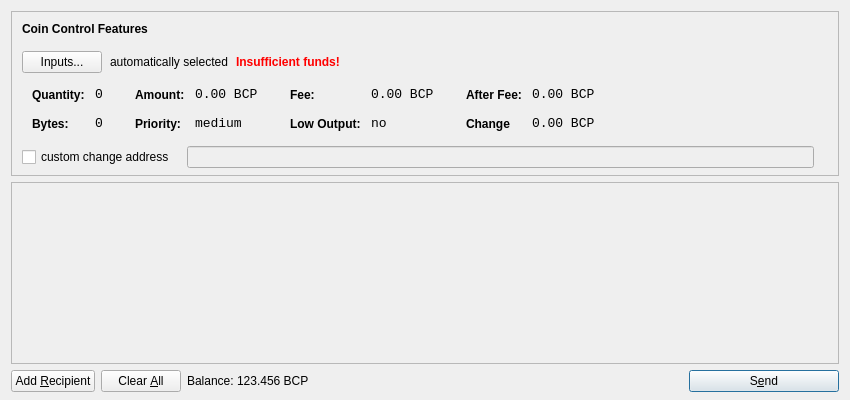
<?xml version="1.0" encoding="UTF-8"?>
<ui version="4.0">
 <class>SendCoinsDialog</class>
 <widget class="QDialog" name="SendCoinsDialog">
  <property name="geometry">
   <rect>
    <x>0</x>
    <y>0</y>
    <width>850</width>
    <height>400</height>
   </rect>
  </property>
  <property name="windowTitle">
   <string>Send Coins</string>
  </property>
  <layout class="QVBoxLayout" name="verticalLayout" stretch="0,1,0">
   <property name="bottomMargin">
    <number>8</number>
   </property>
   <item>
    <widget class="QFrame" name="frameCoinControl">
     <property name="sizePolicy">
      <sizepolicy hsizetype="Expanding" vsizetype="Expanding">
       <horstretch>0</horstretch>
       <verstretch>0</verstretch>
      </sizepolicy>
     </property>
     <property name="maximumSize">
      <size>
       <width>16777215</width>
       <height>16777215</height>
      </size>
     </property>
     <property name="frameShape">
      <enum>QFrame::StyledPanel</enum>
     </property>
     <property name="frameShadow">
      <enum>QFrame::Sunken</enum>
     </property>
     <layout class="QVBoxLayout" name="verticalLayoutCoinControl2">
      <property name="spacing">
       <number>-1</number>
      </property>
      <property name="leftMargin">
       <number>0</number>
      </property>
      <property name="topMargin">
       <number>0</number>
      </property>
      <property name="rightMargin">
       <number>0</number>
      </property>
      <property name="bottomMargin">
       <number>6</number>
      </property>
      <item>
       <layout class="QVBoxLayout" name="verticalLayoutCoinControl" stretch="0,0,0,0,1">
        <property name="spacing">
         <number>0</number>
        </property>
        <property name="leftMargin">
         <number>10</number>
        </property>
        <property name="topMargin">
         <number>10</number>
        </property>
        <item>
         <layout class="QHBoxLayout" name="horizontalLayoutCoinControl1">
          <property name="bottomMargin">
           <number>15</number>
          </property>
          <item>
           <widget class="QLabel" name="labelCoinControlFeatures">
            <property name="sizePolicy">
             <sizepolicy hsizetype="Preferred" vsizetype="Maximum">
              <horstretch>0</horstretch>
              <verstretch>0</verstretch>
             </sizepolicy>
            </property>
            <property name="font">
             <font>
              <weight>75</weight>
              <bold>true</bold>
             </font>
            </property>
            <property name="styleSheet">
             <string notr="true">font-weight:bold;</string>
            </property>
            <property name="text">
             <string>Coin Control Features</string>
            </property>
           </widget>
          </item>
         </layout>
        </item>
        <item>
         <layout class="QHBoxLayout" name="horizontalLayoutCoinControl2" stretch="0,0,0,0">
          <property name="spacing">
           <number>8</number>
          </property>
          <property name="bottomMargin">
           <number>10</number>
          </property>
          <item>
           <widget class="QPushButton" name="pushButtonCoinControl">
            <property name="styleSheet">
             <string notr="true"/>
            </property>
            <property name="text">
             <string>Inputs...</string>
            </property>
           </widget>
          </item>
          <item>
           <widget class="QLabel" name="labelCoinControlAutomaticallySelected">
            <property name="text">
             <string>automatically selected</string>
            </property>
            <property name="margin">
             <number>5</number>
            </property>
           </widget>
          </item>
          <item>
           <widget class="QLabel" name="labelCoinControlInsuffFunds">
            <property name="font">
             <font>
              <weight>75</weight>
              <bold>true</bold>
             </font>
            </property>
            <property name="styleSheet">
             <string notr="true">color:red;font-weight:bold;</string>
            </property>
            <property name="text">
             <string>Insufficient funds!</string>
            </property>
            <property name="margin">
             <number>5</number>
            </property>
           </widget>
          </item>
          <item>
           <spacer name="horizontalSpacerCoinControl">
            <property name="orientation">
             <enum>Qt::Horizontal</enum>
            </property>
            <property name="sizeHint" stdset="0">
             <size>
              <width>40</width>
              <height>1</height>
             </size>
            </property>
           </spacer>
          </item>
         </layout>
        </item>
        <item>
         <widget class="QWidget" name="widgetCoinControl" native="true">
          <property name="sizePolicy">
           <sizepolicy hsizetype="Preferred" vsizetype="Preferred">
            <horstretch>0</horstretch>
            <verstretch>0</verstretch>
           </sizepolicy>
          </property>
          <property name="minimumSize">
           <size>
            <width>0</width>
            <height>0</height>
           </size>
          </property>
          <property name="styleSheet">
           <string notr="true"/>
          </property>
          <layout class="QHBoxLayout" name="horizontalLayoutCoinControl5">
           <property name="margin">
            <number>0</number>
           </property>
           <item>
            <layout class="QHBoxLayout" name="horizontalLayoutCoinControl3" stretch="0,0,0,1">
             <property name="spacing">
              <number>20</number>
             </property>
             <property name="topMargin">
              <number>0</number>
             </property>
             <property name="bottomMargin">
              <number>10</number>
             </property>
             <item>
              <layout class="QFormLayout" name="formLayoutCoinControl1">
               <property name="horizontalSpacing">
                <number>10</number>
               </property>
               <property name="verticalSpacing">
                <number>14</number>
               </property>
               <property name="leftMargin">
                <number>10</number>
               </property>
               <property name="topMargin">
                <number>4</number>
               </property>
               <property name="rightMargin">
                <number>6</number>
               </property>
               <item row="0" column="0">
                <widget class="QLabel" name="labelCoinControlQuantityText">
                 <property name="styleSheet">
                  <string notr="true">font-weight:bold;</string>
                 </property>
                 <property name="text">
                  <string>Quantity:</string>
                 </property>
                 <property name="margin">
                  <number>0</number>
                 </property>
                </widget>
               </item>
               <item row="0" column="1">
                <widget class="QLabel" name="labelCoinControlQuantity">
                 <property name="font">
                  <font>
                   <family>Monospace</family>
                   <pointsize>10</pointsize>
                  </font>
                 </property>
                 <property name="cursor">
                  <cursorShape>IBeamCursor</cursorShape>
                 </property>
                 <property name="contextMenuPolicy">
                  <enum>Qt::ActionsContextMenu</enum>
                 </property>
                 <property name="text">
                  <string>0</string>
                 </property>
                 <property name="margin">
                  <number>0</number>
                 </property>
                 <property name="textInteractionFlags">
                  <set>Qt::LinksAccessibleByMouse|Qt::TextSelectableByKeyboard|Qt::TextSelectableByMouse</set>
                 </property>
                </widget>
               </item>
               <item row="1" column="0">
                <widget class="QLabel" name="labelCoinControlBytesText">
                 <property name="styleSheet">
                  <string notr="true">font-weight:bold;</string>
                 </property>
                 <property name="text">
                  <string>Bytes:</string>
                 </property>
                </widget>
               </item>
               <item row="1" column="1">
                <widget class="QLabel" name="labelCoinControlBytes">
                 <property name="font">
                  <font>
                   <family>Monospace</family>
                   <pointsize>10</pointsize>
                  </font>
                 </property>
                 <property name="cursor">
                  <cursorShape>IBeamCursor</cursorShape>
                 </property>
                 <property name="contextMenuPolicy">
                  <enum>Qt::ActionsContextMenu</enum>
                 </property>
                 <property name="text">
                  <string>0</string>
                 </property>
                 <property name="textInteractionFlags">
                  <set>Qt::LinksAccessibleByMouse|Qt::TextSelectableByKeyboard|Qt::TextSelectableByMouse</set>
                 </property>
                </widget>
               </item>
              </layout>
             </item>
             <item>
              <layout class="QFormLayout" name="formLayoutCoinControl2">
               <property name="horizontalSpacing">
                <number>10</number>
               </property>
               <property name="verticalSpacing">
                <number>14</number>
               </property>
               <property name="leftMargin">
                <number>6</number>
               </property>
               <property name="topMargin">
                <number>4</number>
               </property>
               <property name="rightMargin">
                <number>6</number>
               </property>
               <item row="0" column="0">
                <widget class="QLabel" name="labelCoinControlAmountText">
                 <property name="styleSheet">
                  <string notr="true">font-weight:bold;</string>
                 </property>
                 <property name="text">
                  <string>Amount:</string>
                 </property>
                 <property name="margin">
                  <number>0</number>
                 </property>
                </widget>
               </item>
               <item row="0" column="1">
                <widget class="QLabel" name="labelCoinControlAmount">
                 <property name="font">
                  <font>
                   <family>Monospace</family>
                   <pointsize>10</pointsize>
                  </font>
                 </property>
                 <property name="cursor">
                  <cursorShape>IBeamCursor</cursorShape>
                 </property>
                 <property name="contextMenuPolicy">
                  <enum>Qt::ActionsContextMenu</enum>
                 </property>
                 <property name="text">
                  <string>0.00 BCP</string>
                 </property>
                 <property name="textInteractionFlags">
                  <set>Qt::LinksAccessibleByMouse|Qt::TextSelectableByKeyboard|Qt::TextSelectableByMouse</set>
                 </property>
                </widget>
               </item>
               <item row="1" column="0">
                <widget class="QLabel" name="labelCoinControlPriorityText">
                 <property name="styleSheet">
                  <string notr="true">font-weight:bold;</string>
                 </property>
                 <property name="text">
                  <string>Priority:</string>
                 </property>
                </widget>
               </item>
               <item row="1" column="1">
                <widget class="QLabel" name="labelCoinControlPriority">
                 <property name="font">
                  <font>
                   <family>Monospace</family>
                   <pointsize>10</pointsize>
                  </font>
                 </property>
                 <property name="cursor">
                  <cursorShape>IBeamCursor</cursorShape>
                 </property>
                 <property name="contextMenuPolicy">
                  <enum>Qt::ActionsContextMenu</enum>
                 </property>
                 <property name="text">
                  <string>medium</string>
                 </property>
                 <property name="textInteractionFlags">
                  <set>Qt::LinksAccessibleByMouse|Qt::TextSelectableByKeyboard|Qt::TextSelectableByMouse</set>
                 </property>
                </widget>
               </item>
              </layout>
             </item>
             <item>
              <layout class="QFormLayout" name="formLayoutCoinControl3">
               <property name="horizontalSpacing">
                <number>10</number>
               </property>
               <property name="verticalSpacing">
                <number>14</number>
               </property>
               <property name="leftMargin">
                <number>6</number>
               </property>
               <property name="topMargin">
                <number>4</number>
               </property>
               <property name="rightMargin">
                <number>6</number>
               </property>
               <item row="0" column="0">
                <widget class="QLabel" name="labelCoinControlFeeText">
                 <property name="styleSheet">
                  <string notr="true">font-weight:bold;</string>
                 </property>
                 <property name="text">
                  <string>Fee:</string>
                 </property>
                 <property name="margin">
                  <number>0</number>
                 </property>
                </widget>
               </item>
               <item row="0" column="1">
                <widget class="QLabel" name="labelCoinControlFee">
                 <property name="font">
                  <font>
                   <family>Monospace</family>
                   <pointsize>10</pointsize>
                  </font>
                 </property>
                 <property name="cursor">
                  <cursorShape>IBeamCursor</cursorShape>
                 </property>
                 <property name="contextMenuPolicy">
                  <enum>Qt::ActionsContextMenu</enum>
                 </property>
                 <property name="text">
                  <string>0.00 BCP</string>
                 </property>
                 <property name="textInteractionFlags">
                  <set>Qt::LinksAccessibleByMouse|Qt::TextSelectableByKeyboard|Qt::TextSelectableByMouse</set>
                 </property>
                </widget>
               </item>
               <item row="1" column="0">
                <widget class="QLabel" name="labelCoinControlLowOutputText">
                 <property name="styleSheet">
                  <string notr="true">font-weight:bold;</string>
                 </property>
                 <property name="text">
                  <string>Low Output:</string>
                 </property>
                </widget>
               </item>
               <item row="1" column="1">
                <widget class="QLabel" name="labelCoinControlLowOutput">
                 <property name="font">
                  <font>
                   <family>Monospace</family>
                   <pointsize>10</pointsize>
                  </font>
                 </property>
                 <property name="cursor">
                  <cursorShape>IBeamCursor</cursorShape>
                 </property>
                 <property name="contextMenuPolicy">
                  <enum>Qt::ActionsContextMenu</enum>
                 </property>
                 <property name="text">
                  <string>no</string>
                 </property>
                 <property name="textInteractionFlags">
                  <set>Qt::LinksAccessibleByMouse|Qt::TextSelectableByKeyboard|Qt::TextSelectableByMouse</set>
                 </property>
                </widget>
               </item>
              </layout>
             </item>
             <item>
              <layout class="QFormLayout" name="formLayoutCoinControl4">
               <property name="horizontalSpacing">
                <number>10</number>
               </property>
               <property name="verticalSpacing">
                <number>14</number>
               </property>
               <property name="leftMargin">
                <number>6</number>
               </property>
               <property name="topMargin">
                <number>4</number>
               </property>
               <property name="rightMargin">
                <number>6</number>
               </property>
               <item row="0" column="0">
                <widget class="QLabel" name="labelCoinControlAfterFeeText">
                 <property name="styleSheet">
                  <string notr="true">font-weight:bold;</string>
                 </property>
                 <property name="text">
                  <string>After Fee:</string>
                 </property>
                 <property name="margin">
                  <number>0</number>
                 </property>
                </widget>
               </item>
               <item row="0" column="1">
                <widget class="QLabel" name="labelCoinControlAfterFee">
                 <property name="font">
                  <font>
                   <family>Monospace</family>
                   <pointsize>10</pointsize>
                  </font>
                 </property>
                 <property name="cursor">
                  <cursorShape>IBeamCursor</cursorShape>
                 </property>
                 <property name="contextMenuPolicy">
                  <enum>Qt::ActionsContextMenu</enum>
                 </property>
                 <property name="text">
                  <string>0.00 BCP</string>
                 </property>
                 <property name="textInteractionFlags">
                  <set>Qt::LinksAccessibleByMouse|Qt::TextSelectableByKeyboard|Qt::TextSelectableByMouse</set>
                 </property>
                </widget>
               </item>
               <item row="1" column="0">
                <widget class="QLabel" name="labelCoinControlChangeText">
                 <property name="styleSheet">
                  <string notr="true">font-weight:bold;</string>
                 </property>
                 <property name="text">
                  <string>Change</string>
                 </property>
                </widget>
               </item>
               <item row="1" column="1">
                <widget class="QLabel" name="labelCoinControlChange">
                 <property name="font">
                  <font>
                   <family>Monospace</family>
                   <pointsize>10</pointsize>
                  </font>
                 </property>
                 <property name="cursor">
                  <cursorShape>IBeamCursor</cursorShape>
                 </property>
                 <property name="contextMenuPolicy">
                  <enum>Qt::ActionsContextMenu</enum>
                 </property>
                 <property name="text">
                  <string>0.00 BCP</string>
                 </property>
                 <property name="textInteractionFlags">
                  <set>Qt::LinksAccessibleByMouse|Qt::TextSelectableByKeyboard|Qt::TextSelectableByMouse</set>
                 </property>
                </widget>
               </item>
              </layout>
             </item>
            </layout>
           </item>
          </layout>
         </widget>
        </item>
        <item>
         <layout class="QHBoxLayout" name="horizontalLayoutCoinControl4" stretch="0,0,0">
          <property name="spacing">
           <number>12</number>
          </property>
          <property name="sizeConstraint">
           <enum>QLayout::SetDefaultConstraint</enum>
          </property>
          <property name="topMargin">
           <number>5</number>
          </property>
          <property name="rightMargin">
           <number>5</number>
          </property>
          <item>
           <widget class="QCheckBox" name="checkBoxCoinControlChange">
            <property name="text">
             <string>custom change address</string>
            </property>
           </widget>
          </item>
          <item>
           <widget class="QLineEdit" name="lineEditCoinControlChange">
            <property name="enabled">
             <bool>false</bool>
            </property>
            <property name="sizePolicy">
             <sizepolicy hsizetype="Expanding" vsizetype="Fixed">
              <horstretch>0</horstretch>
              <verstretch>0</verstretch>
             </sizepolicy>
            </property>
           </widget>
          </item>
          <item>
           <widget class="QLabel" name="labelCoinControlChangeLabel">
            <property name="sizePolicy">
             <sizepolicy hsizetype="Preferred" vsizetype="Expanding">
              <horstretch>0</horstretch>
              <verstretch>0</verstretch>
             </sizepolicy>
            </property>
            <property name="minimumSize">
             <size>
              <width>0</width>
              <height>0</height>
             </size>
            </property>
            <property name="text">
             <string/>
            </property>
            <property name="margin">
             <number>3</number>
            </property>
           </widget>
          </item>
         </layout>
        </item>
        <item>
         <spacer name="verticalSpacerCoinControl">
          <property name="orientation">
           <enum>Qt::Vertical</enum>
          </property>
          <property name="sizeHint" stdset="0">
           <size>
            <width>800</width>
            <height>1</height>
           </size>
          </property>
         </spacer>
        </item>
       </layout>
      </item>
     </layout>
    </widget>
   </item>
   <item>
    <widget class="QScrollArea" name="scrollArea">
     <property name="widgetResizable">
      <bool>true</bool>
     </property>
     <widget class="QWidget" name="scrollAreaWidgetContents">
      <property name="geometry">
       <rect>
        <x>0</x>
        <y>0</y>
        <width>830</width>
        <height>165</height>
       </rect>
      </property>
      <layout class="QVBoxLayout" name="verticalLayout_2">
       <property name="margin">
        <number>0</number>
       </property>
       <item>
        <layout class="QVBoxLayout" name="entries">
         <property name="spacing">
          <number>6</number>
         </property>
        </layout>
       </item>
       <item>
        <spacer name="verticalSpacer">
         <property name="orientation">
          <enum>Qt::Vertical</enum>
         </property>
         <property name="sizeHint" stdset="0">
          <size>
           <width>20</width>
           <height>40</height>
          </size>
         </property>
        </spacer>
       </item>
      </layout>
     </widget>
    </widget>
   </item>
   <item>
    <layout class="QHBoxLayout" name="horizontalLayout">
     <item>
      <widget class="QPushButton" name="addButton">
       <property name="toolTip">
        <string>Send to multiple recipients at once</string>
       </property>
       <property name="text">
        <string>Add &amp;Recipient</string>
       </property>
       <property name="icon">
        <iconset resource="../bitcoin.qrc">
         <normaloff>:/icons/add</normaloff>:/icons/add</iconset>
       </property>
       <property name="autoDefault">
        <bool>false</bool>
       </property>
      </widget>
     </item>
     <item>
      <widget class="QPushButton" name="clearButton">
       <property name="sizePolicy">
        <sizepolicy hsizetype="Minimum" vsizetype="Fixed">
         <horstretch>0</horstretch>
         <verstretch>0</verstretch>
        </sizepolicy>
       </property>
       <property name="toolTip">
        <string>Remove all transaction fields</string>
       </property>
       <property name="text">
        <string>Clear &amp;All</string>
       </property>
       <property name="icon">
        <iconset resource="../bitcoin.qrc">
         <normaloff>:/icons/remove</normaloff>:/icons/remove</iconset>
       </property>
       <property name="autoRepeatDelay">
        <number>300</number>
       </property>
       <property name="autoDefault">
        <bool>false</bool>
       </property>
      </widget>
     </item>
     <item>
      <layout class="QHBoxLayout" name="horizontalLayout_2">
       <property name="spacing">
        <number>3</number>
       </property>
       <item>
        <widget class="QLabel" name="label">
         <property name="sizePolicy">
          <sizepolicy hsizetype="Preferred" vsizetype="Fixed">
           <horstretch>0</horstretch>
           <verstretch>0</verstretch>
          </sizepolicy>
         </property>
         <property name="text">
          <string>Balance:</string>
         </property>
        </widget>
       </item>
       <item>
        <widget class="QLabel" name="labelBalance">
         <property name="sizePolicy">
          <sizepolicy hsizetype="Preferred" vsizetype="Fixed">
           <horstretch>0</horstretch>
           <verstretch>0</verstretch>
          </sizepolicy>
         </property>
         <property name="cursor">
          <cursorShape>IBeamCursor</cursorShape>
         </property>
         <property name="text">
          <string>123.456 BCP</string>
         </property>
         <property name="textInteractionFlags">
          <set>Qt::LinksAccessibleByMouse|Qt::TextSelectableByKeyboard|Qt::TextSelectableByMouse</set>
         </property>
        </widget>
       </item>
      </layout>
     </item>
     <item>
      <spacer name="horizontalSpacer">
       <property name="orientation">
        <enum>Qt::Horizontal</enum>
       </property>
       <property name="sizeHint" stdset="0">
        <size>
         <width>40</width>
         <height>20</height>
        </size>
       </property>
      </spacer>
     </item>
     <item>
      <widget class="QPushButton" name="sendButton">
       <property name="minimumSize">
        <size>
         <width>150</width>
         <height>0</height>
        </size>
       </property>
       <property name="toolTip">
        <string>Confirm the send action</string>
       </property>
       <property name="text">
        <string>S&amp;end</string>
       </property>
       <property name="icon">
        <iconset resource="../bitcoin.qrc">
         <normaloff>:/icons/send</normaloff>:/icons/send</iconset>
       </property>
       <property name="default">
        <bool>true</bool>
       </property>
      </widget>
     </item>
    </layout>
   </item>
  </layout>
 </widget>
 <resources>
  <include location="../bitcoin.qrc"/>
 </resources>
 <connections/>
</ui>
